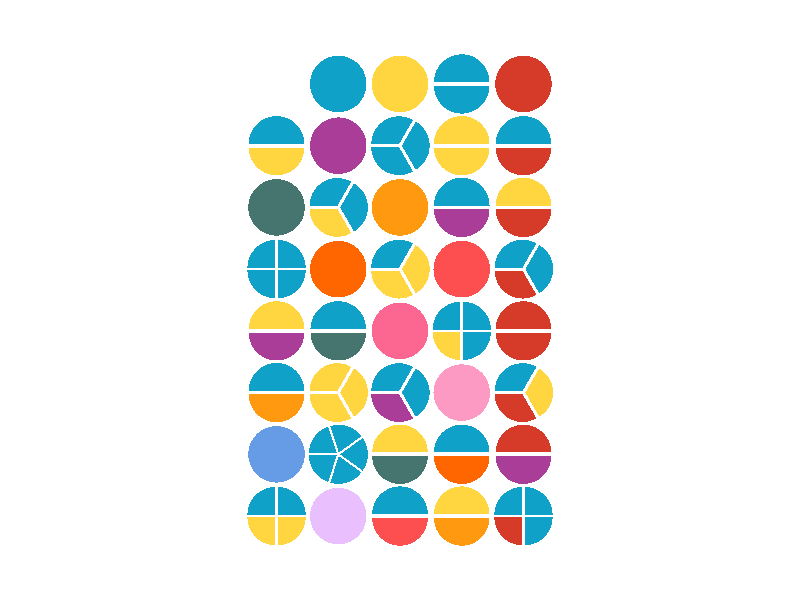

Reproduce this figure in R.

library(dplyr)
library(tidyr)

nn <- 5

prime_factors <- matrix(c(
    # the product of an empty set is one, by definition
    c(NA, NA, NA, NA, NA), 
    c( 2, NA, NA, NA, NA), 
    c( 3, NA, NA, NA, NA), 
    c( 2,  2, NA, NA, NA),
    c( 5, NA, NA, NA, NA), 
    c( 2,  3, NA, NA, NA), 
    c( 7, NA, NA, NA, NA), 
    c( 2,  2,  2, NA, NA), 
    c( 3,  3, NA, NA, NA), 
    c( 2,  5, NA, NA, NA), 
    c(11, NA, NA, NA, NA), 
    c( 2,  2,  3, NA, NA), 
    c(13, NA, NA, NA, NA), 
    c( 2,  7, NA, NA, NA), 
    c( 3,  5, NA, NA, NA),
    c( 2,  2,  2,  2, NA),
    c(17, NA, NA, NA, NA),
    c( 2,  3,  3, NA, NA), 
    c(19, NA, NA, NA, NA), 
    c( 2,  2,  5, NA, NA), 
    c( 3,  7, NA, NA, NA), 
    c( 2, 11, NA, NA, NA), 
    c(23, NA, NA, NA, NA),
    c( 2,  2,  2,  3, NA), 
    c( 5,  5, NA, NA, NA), 
    c( 2, 13, NA, NA, NA), 
    c( 3,  3,  3, NA, NA), 
    c( 2,  2,  7, NA, NA), 
    c(29, NA, NA, NA, NA), 
    c( 2,  3,  5, NA, NA), 
    c(31, NA, NA, NA, NA), 
    c( 2,  2,  2,  2,  2), 
    c( 3, 11, NA, NA, NA),
    c( 2, 17, NA, NA, NA), 
    c( 5,  7, NA, NA, NA), 
    c( 2,  2,  3,  3, NA), 
    c(37, NA, NA, NA, NA), 
    c( 2, 19, NA, NA, NA), 
    c( 3, 13, NA, NA, NA), 
    c( 2,  2,  2,  5, NA)),
    ncol = nn, byrow = TRUE)

apply(prime_factors, 1, prod, na.rm = TRUE)

d1 <- as.data.frame(prime_factors) %>% 
    mutate(ind = seq_len(n())) %>% 
    gather(key = id, value = prime, -ind) %>% 
    na.omit %>% 
    mutate(id = as.numeric(gsub("V", "", id)), 
        prime = factor(prime)) %>% 
    rbind(c(ind = 1, id = 1, prime = NA), .) %>%
    group_by(ind) %>% 
    mutate(N = min(1 / length(na.omit(prime)), 1, na.rm = TRUE))
head(d1)

primes <- as.integer(levels(d1$prime))
nprimes <- length(primes)

pal <- c(
    "#0fa1c8", "#ffd63f", 
    "#d63b29", "#aa3d98", 
    "#46746e", "#ff990f", 
    "#ff6600", "#fd4f4f", 
    "#fc6791", "#fc9ac4", 
    "#669be6", "#e9c0fd")
    
stopifnot(nprimes == length(pal))

segment <- function(x, y, r, theta = pi / 2, thetastart = 0, 
    nsteps = 100, offset = 0.03, ...) {
    rs <- seq(
        from = pi + thetastart, 
        to = pi + theta + thetastart, 
        len = nsteps)
    if (offset < 0 | offset > 1) { 
        stop("offset must be in range 0,1") 
    }
    # multiple of 2 * pi, i.e. full circle
    if (round(theta %% (2 * pi), digits = 7) == 0) {
        xc <- x + (1 + offset * 0.56) * r * cos(rs)
        yc <- y + (1 + offset * 0.56) * r * sin(rs)
    } else {
        mid_theta <- pi + thetastart + theta / 2
        xc <- x + r * cos(rs)
        yc <- y + r * sin(rs)
        #  /|
        # /_| y = offset * sin(mid_theta)
        #     x = offset * cos(mid_theta)
        xc <- c(x, xc, x) + offset * cos(mid_theta)
        yc <- c(y, yc, y) + offset * sin(mid_theta)
    }
    polygon(xc, yc, ...)
}

# allow non-square plot
nr <- nrow(prime_factors) / nn

svg("primes_to_forty.svg", 
    width = 9, height = 12, antialias = "none")
par(mar = c(0, 0, 0, 0))
plot(x = seq_len(nn), y = seq(from = 1, to = nr, length.out = nn), type = "n", xlab = "", ylab = "", axes = FALSE, 
    xlim = c(0, nn + 1), ylim = c(nr + 1, 0), asp = 1)

for (ii in seq_len(nprimes)) {
    # find prime
    is_ith_prime <- apply(
        X = prime_factors, MARGIN = 1,
        FUN = function(x, ii) { 
            any(primes[seq_len(ii)] %in% x) }, ii = ii)
    # these indices are not present in this layer
    # TODO instead build up
    add_pos <- cbind(
        x = rep(seq_len(nn), times = nr)[is_ith_prime], 
        y = rep(seq_len(nr), each = nn)[is_ith_prime])
    
    # how many segments?
    for (jj in seq_len(nrow(add_pos))) {
        primes_jj <- prime_factors[which(is_ith_prime)[jj], ]
        n_vals_jj <- sum(!is.na(primes_jj))
        # draw segments
        for (kk in seq_len(n_vals_jj)) {
            if (primes_jj[kk] %in% primes[ii]) {
                segment(x = add_pos[jj, 1], y = add_pos[jj, 2], 
                    r = 0.45, 
                    theta = 2 * pi / n_vals_jj, 
                    thetastart = (kk - 1) * 2 * pi / n_vals_jj, 
                    border = NULL, col = pal[ii], lty = 0)
            }
        }
    }
}
dev.off()
